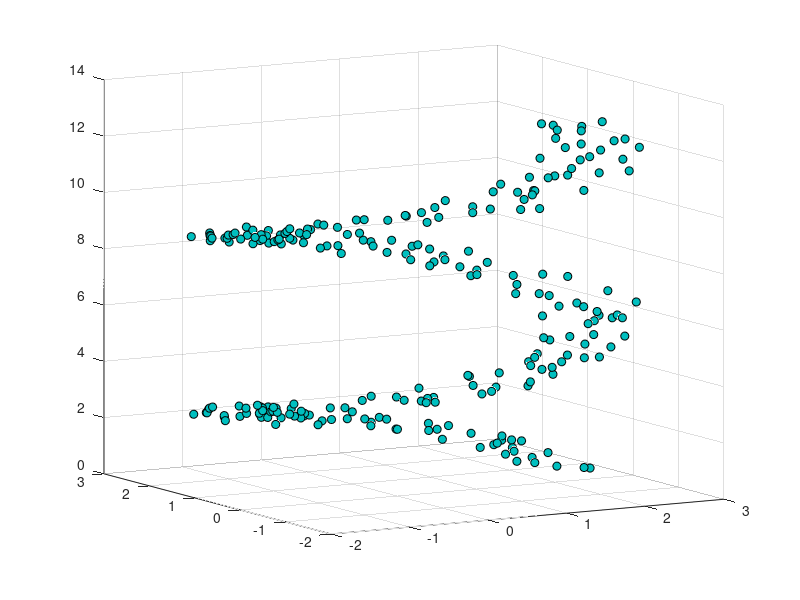

Recreate this plot in MATLAB.
rng default
z = linspace(0,4*pi,250);
x = 2*cos(z) + rand(1,250);
y = 2*sin(z) + rand(1,250);
figure
scatter3(x,y,z,...
        'MarkerEdgeColor','k',...
        'MarkerFaceColor',[0 .75 .75])
view(-30,10);
